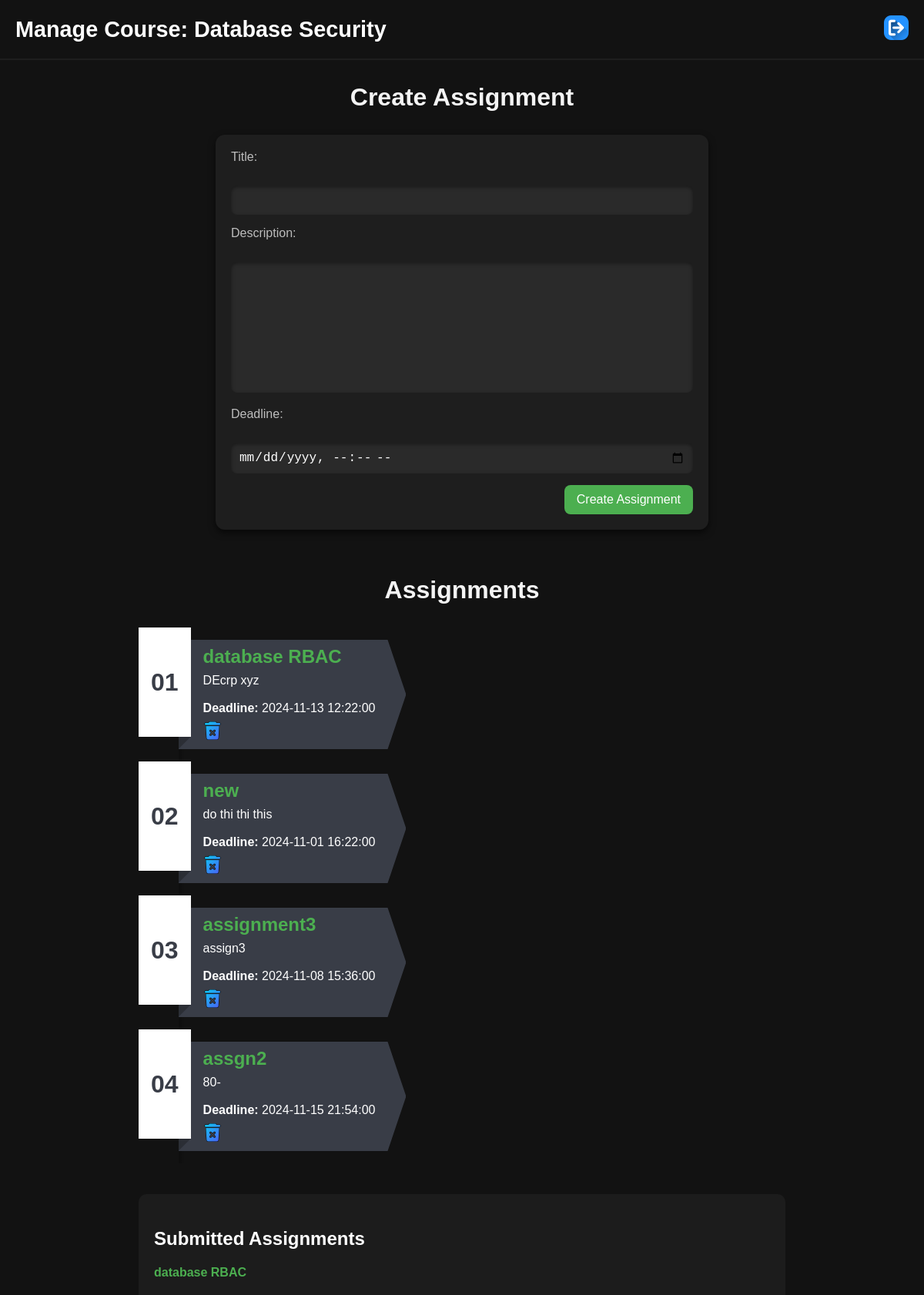
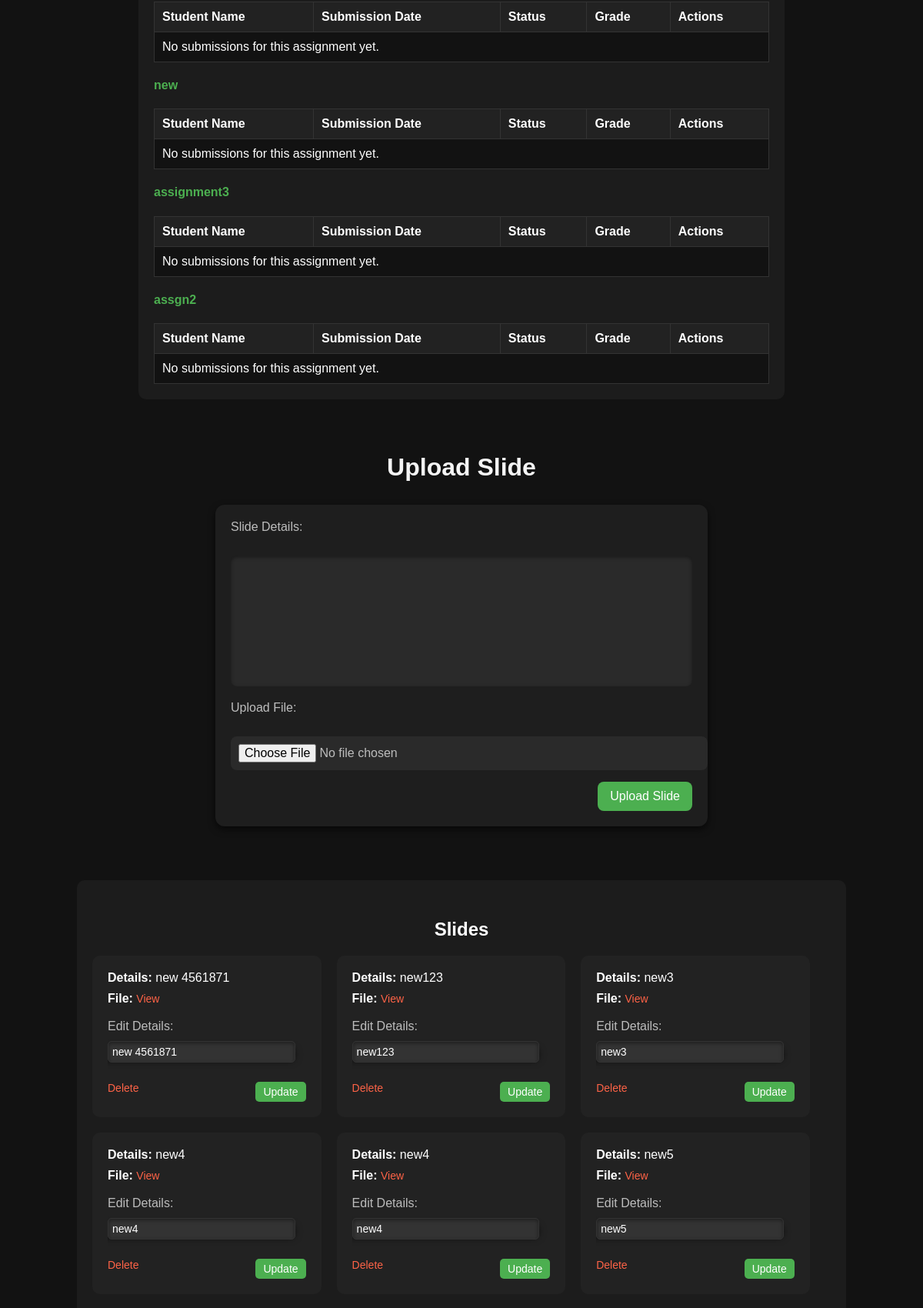
Page /professor_course.php?course_id=1 (signed in, upper part) on the committed database (2 pictures, top to bottom).
### tables this page shows
CREATE TABLE `Course` (
  `id` int NOT NULL,
  `name` varchar(100) NOT NULL,
  `professor_id` int DEFAULT NULL,
  `status` enum('active','archived') DEFAULT 'active',
  `description` text
);

CREATE TABLE Assignment (
  id INT NOT NULL,
  title VARCHAR(100),
  description TEXT,
  course_id INT,
  professor_id INT,
  submission_deadline DATETIME NOT NULL
);

CREATE TABLE `Slide` (
  `id` int NOT NULL,
  `course_id` int NOT NULL,
  `professor_id` int NOT NULL,
  `file_path` varchar(255) NOT NULL,
  `details` text
);

### professor_course.php (the view, shortened to what this page needs)
<?php
include 'db_connect.php';
$user_id = $_SESSION['user_id'];
if (isset($_GET['course_id']) && is_numeric($_GET['course_id'])) {
    $course_id = intval($_GET['course_id']);
    $query = $pdo->prepare("SELECT * FROM Course WHERE id = ? AND professor_id = ?");
    $query->execute([$course_id, $user_id]);
    $course = $query->fetch(PDO::FETCH_ASSOC);
    $query = $pdo->prepare("SELECT * FROM Assignment WHERE course_id = ?");
    $query->execute([$course_id]);
    $assignments = $query->fetchAll(PDO::FETCH_ASSOC);
    $query = $pdo->prepare("SELECT * FROM Slide WHERE course_id = ?");
    $query->execute([$course_id]);
    $slides = $query->fetchAll(PDO::FETCH_ASSOC);
} else {
    die("Invalid course ID.");
}
?>
<!DOCTYPE html>
<html lang="en">
<head>
    <link rel="stylesheet" href="css/professor_course.css">
    <link rel="stylesheet" href="css/main.css">
</head>
<body>
<header class="header">
    <div class="container">
        <h1 class="header-title">Manage Course: <?php echo htmlspecialchars($course['name']); ?></h1>
        <nav>
            <ul class="nav-links">
                <li><a href="logout.php"><img src="img/logout.png" alt=""></a></li>
            </ul>
        </nav>
    </div>
</header>
<h2>Create Assignment</h2>
<form method="POST" action="">
    <label for="assignment_title">Title:</label><br>
    <input type="text" id="assignment_title" name="assignment_title" required><br>
    <label for="assignment_description">Description:</label><br>
    <textarea id="assignment_description" name="assignment_description" required></textarea><br>
    <label for="submission_deadline">Deadline:</label><br>
    <input type="datetime-local" id="submission_deadline" name="submission_deadline" required><br>
    <button type="submit">Create Assignment</button>
</form>
<h2>Assignments</h2>
<ul class="assignment-cards">
    <?php foreach ($assignments as $assignment): ?>
        <li style="--cardColor:#393D47;">
            <div class="content">
                <div class="title"><?php echo htmlspecialchars($assignment['title']); ?></div>
                <div class="text">
                    <?php echo htmlspecialchars($assignment['description']); ?><br><br>
                    <strong>Deadline:</strong> <?php echo htmlspecialchars($assignment['submission_deadline']); ?>
                </div>
                <a href="?course_id=<?php echo $course_id; ?>&delete_assignment=<?php echo $assignment['id']; ?>"><img src="img/delete.png" alt=""></a>
            </div>
        </li>
    <?php endforeach; ?>
</ul>
 <div class="submitted-assignments">
<h3>Submitted Assignments</h3>
<?php foreach ($assignments as $assignment): ?>
    <h4><?php echo htmlspecialchars($assignment['title']); ?></h4>
    <table border="1">
        <tr>
            <th>Student Name</th>
            <th>Submission Date</th>
            <th>Status</th>
            <th>Grade</th>
            <th>Actions</th>
        </tr>
        <?php
        if (isset($submitted_assignments[$assignment['id']])) {
            foreach ($submitted_assignments[$assignment['id']] as $submission) {
                $status = (strtotime($submission['submission_date']) <= strtotime($assignment['submission_deadline'])) ? 'On Time' : 'Late';
                echo "<tr>";
                echo "<td>" . htmlspecialchars($submission['username']) . "</td>";
                echo "<td>" . htmlspecialchars($submission['submission_date']) . "</td>";
                echo "<td>" . $status . "</td>";
                echo "<td>";
                echo "<form method='POST'>
                        <input type='hidden' name='submitted_assignment_id' value='" . htmlspecialchars($submission['student_id']) . "'>
                        <input type='hidden' name='assignment_id' value='" . htmlspecialchars($assignment['id']) . "'>
                        <input type='number' name='grade' value='" . htmlspecialchars($submission['grade']) . "' min='0' max='100' required>
                        <button type='submit' name='grade_submission'> > </button>
                      </form>";
                echo "</td>";
                echo "<td>";
                if (!empty($submission['file_path'])) {
                    echo "<a href='" . htmlspecialchars($submission['file_path']) . "' target='_blank'>View File</a>";
                } else {
                    echo "No file submitted";
                }
                echo "</td>";
                echo "</tr>";
            }
        } else {
            echo "<tr><td colspan='6'>No submissions for this assignment yet.</td></tr>";
        }
        ?>
    </table>
<?php endforeach; ?>
</div>
<h2>Upload Slide</h2>
<form method="POST" enctype="multipart/form-data">
    <label for="slide_details">Slide Details:</label><br>
    <textarea id="slide_details" name="slide_details" required></textarea><br>
    <label for="slide_file">Upload File:</label><br>
    <input type="file" id="slide_file" name="slide_file" accept="application/pdf,image/*" required><br>
    <button type="submit">Upload Slide</button>
</form>
 <div class="manage-slides">
<h2>Slides</h2>
<ul>
    <?php foreach ($slides as $slide): ?>
        <li>
            <strong>Details:</strong> <?php echo htmlspecialchars($slide['details']); ?><br>
            <strong>File:</strong> <a href="<?php echo htmlspecialchars($slide['file_path']); ?>" target="_blank">View</a><br>
            <form method="POST" style="display:inline;">
                <input type="hidden" name="edit_slide_id" value="<?php echo $slide['id']; ?>"><br>
                <label for="slide_details_edit">Edit Details:</label>
                <input type="text" name="slide_details_edit" value="<?php echo htmlspecialchars($slide['details']); ?>" required>
                <button type="submit">Update</button>
            </form>
            <a href="?course_id=<?php echo $course_id; ?>&delete_slide=<?php echo $slide['id']; ?>">Delete</a>
        </li>
    <?php endforeach; ?>
</ul>
</div>
</body>
</html>

### css/main.css (style rules this page uses)
body { font-family: Arial, sans-serif; margin: 0; padding: 0; color: #fff; display: flex; flex-direction: column; min-height: 100vh; }
.header { background-color: #121212; padding: 20px 0; border-bottom: 2px solid #1e1e1e; }
.header .container { max-width: 1200px; margin: 0 auto; padding: 0 20px; display: flex; justify-content: space-between; align-items: center; }
.header-title { margin: 0; font-size: 1.8rem; font-weight: bold; }
.nav-links { list-style: none; margin: 0; padding: 0; display: flex; gap: 20px; }
.nav-links li { display: inline; }
.nav-links a { text-decoration: none; color: #fff; font-size: 1rem; }
body { padding-bottom: 80px; }

### rows in the picture
course: name "Database Security"
assignment: title "database RBAC", description "DEcrp xyz", submission_deadline "2024-11-13 12:22:00", shows "No submissions for this assignment yet."
assignment: title "new", description "do thi thi this", submission_deadline "2024-11-01 16:22:00", shows "No submissions for this assignment yet."
assignment: title "assignment3", description "assign3", submission_deadline "2024-11-08 15:36:00", shows "No submissions for this assignment yet."
assignment: title "assgn2", description "80-", submission_deadline "2024-11-15 21:54:00", shows "No submissions for this assignment yet."
slide: details "new 4561871", slide_details_edit "new 4561871"
slide: details "new123", slide_details_edit "new123"
slide: details "new3", slide_details_edit "new3"
slide: details "new4", slide_details_edit "new4"
slide: details "new4", slide_details_edit "new4"
slide: details "new5", slide_details_edit "new5"
